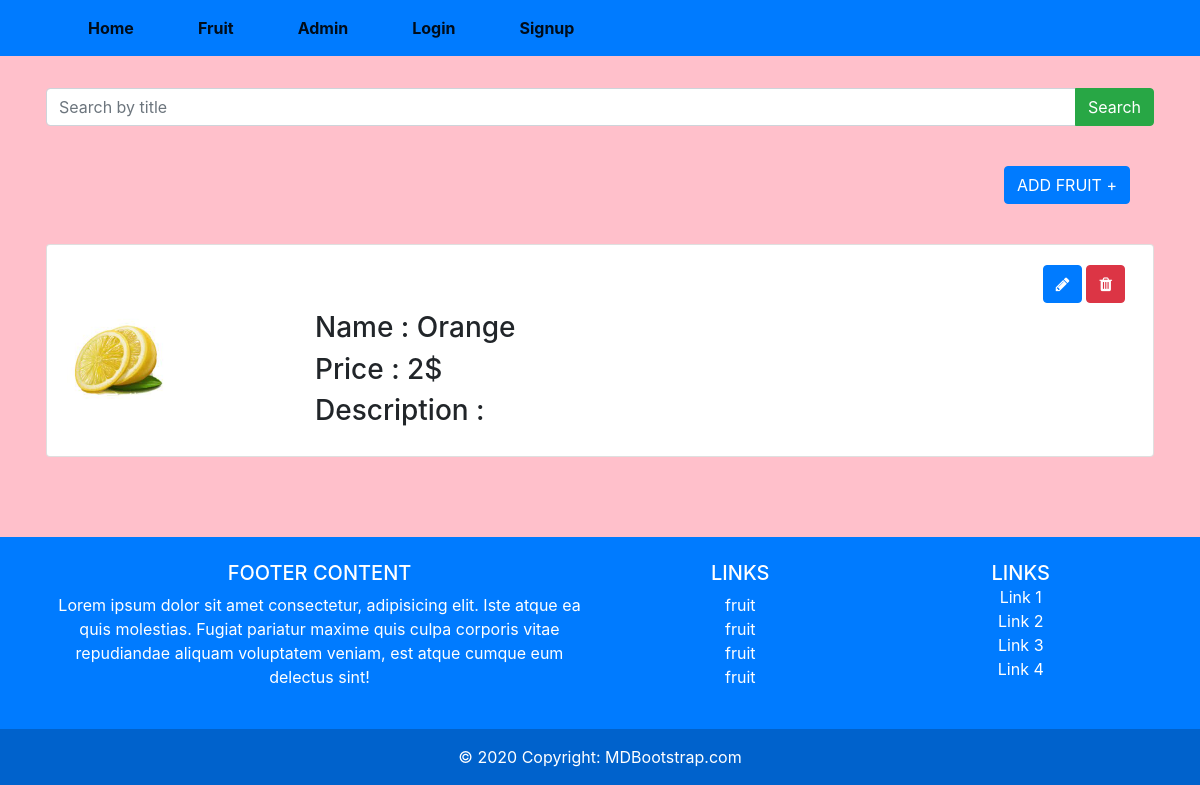
/?page=detail&id=39, run on the app's committed database.
### tables this page shows
CREATE TABLE `fruit` (
  `fruit_id` int(11) NOT NULL,
  `fruitname` varchar(100) NOT NULL,
  `price` varchar(100) NOT NULL,
  `description` text NOT NULL,
  `fruit_image` varchar(255) DEFAULT NULL,
  `user_id` int(11) NOT NULL,
  `category_id` int(11) NOT NULL
);

### database/database.php (called while the page is built, shortened)
<?php
    function db(){
        return new mysqli('localhost','root','','project_php');
    }
    function getOneFruit($id){
        return db()->query("SELECT * FROM fruit WHERE fruit_id=$id");
    }

### pages/detail.php (the view)
<div class="p-3 container mt-3">
    <form  action="" method="post" >
    <div class="input-group mb-3">
        <input type="text" class="form-control" placeholder="Search by title" name="search">
        <div class="input-group-append">
        <button class="btn btn-success" type="submit">Search</button>
        </div>
    </div>
    </form>
    <div class="d-flex justify-content-end p-4 mb-3">
        <a href="create_fruit_html.php" class="btn btn-primary">ADD FRUIT +</a>
    </div>
    <?php
        require_once('database/database.php');
        $id = $_GET['id'];
        $fruits = getOneFruit($id);
        foreach($fruits as $fruit):
    ?>
    <div class="card mb-3 ">
        <div class="card-body">
            <div class="d-flex justify-content-end mb-2 mr-2">
                <a href="./edit_fruit_html.php?editid=<?=$fruit['fruit_id']?>" class="btn btn-primary mr-1"><i class="fa fa-pencil"></i></a>
                <a href="./delete_fruit.php?fruitid=<?=$fruit['fruit_id']?>" class="btn btn-danger"><i class="fa fa-trash"></i></a>
            </div>
            <div class="d-flex ">
                <div class="image">
                    <img class="w-50 h-auto" src="images/<?=$fruit['fruit_image']?>" alt="" >
                </div>
                <div class="descrip">
                    <h3 class="display-6 ml-5">Name : <?=$fruit['fruitname']?></h3>
                    <h3 class="display-6 ml-5">Price : <?=$fruit['price']?>$</h3>
                    <h3 class="display-6 ml-5">Description : <?=$fruit['description']?></h3>
                </div>
            </div>
        </div>
    </div>
    <?php endforeach;  ?>
</div>

### partial/hearder.php (style rules this page uses)
body { background-color:pink; }

### data on the page
fruit: fruit_image (picture), fruitname "Orange", price "2"
